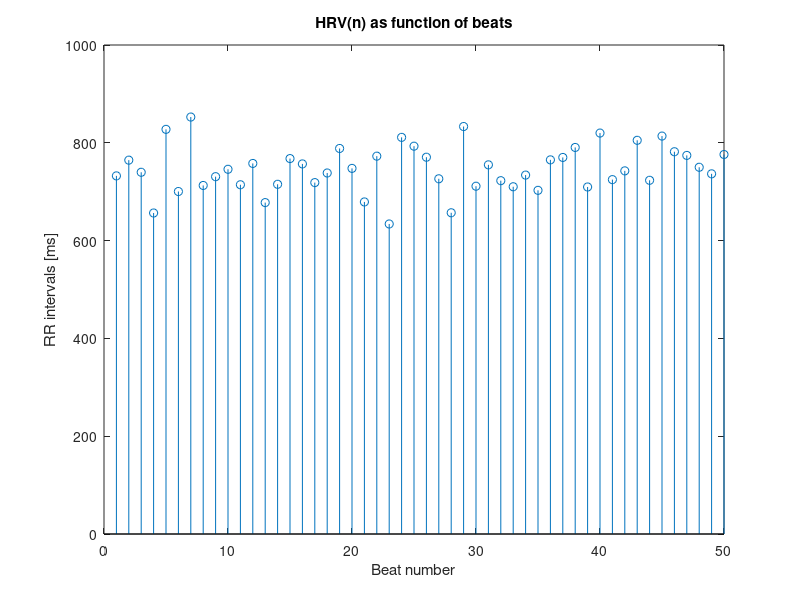
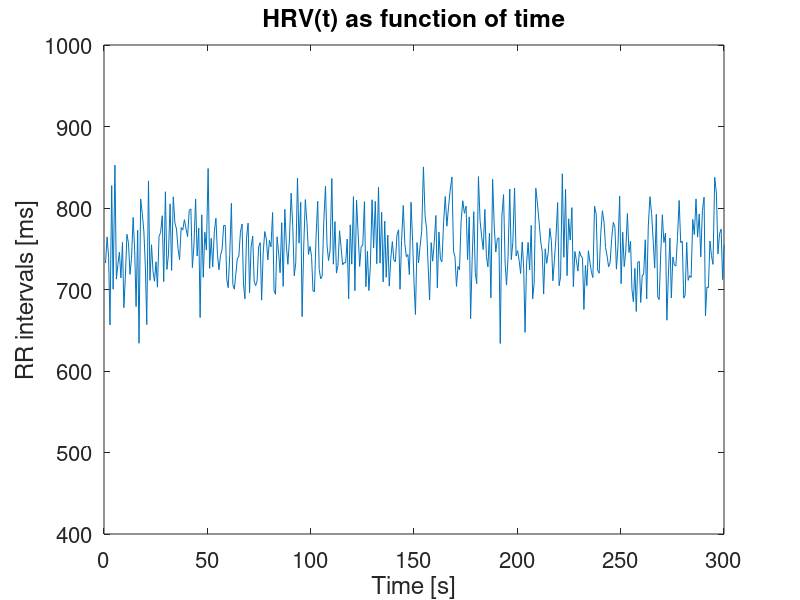
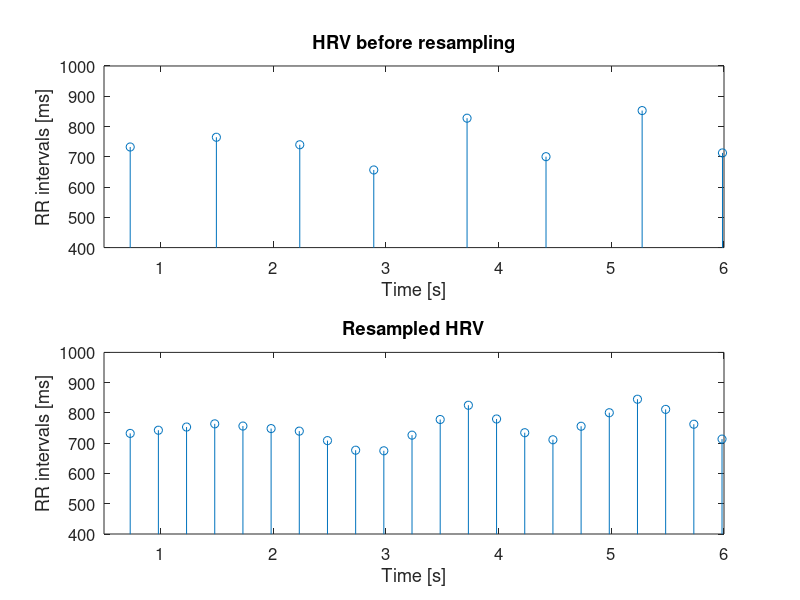
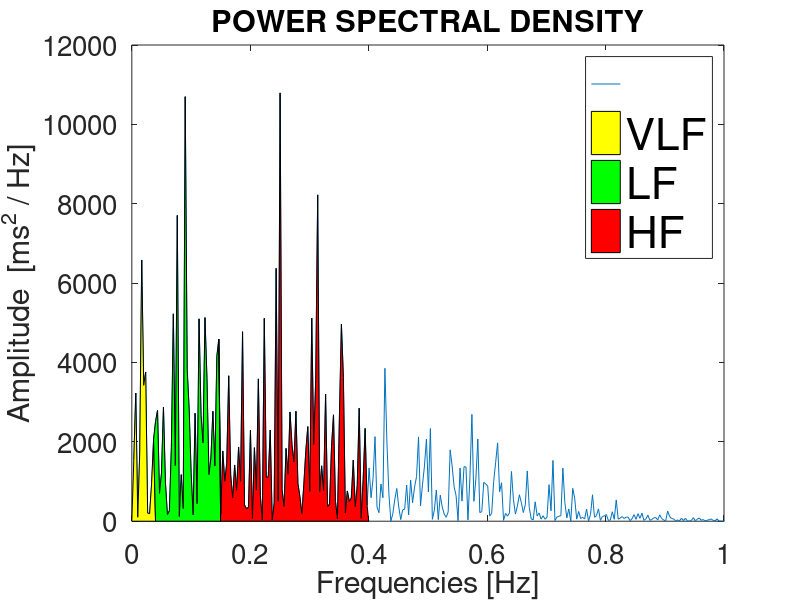

Write the MATLAB code that produced these figures, in order. (Note: this script raises an error after producing the figures.)
%% Analisi HRV PROVA
close all
clear all
clc

%% Costruisco un segnale artificiale per capire tutti i passaggi di analisi tempo e frequenza

%parto costruendo artificialmente un 
%vettore RR con la funzione randn. Degli RR ipotizzo media e deviazione
%standard, che servono per costruire valori ragionevoli in ms, altrimenti randn da sola dà valori
%casuali da distribuzione normale standard (media 0, dev_st=1). Media e
%devst ipotizzate dalla tabella di classificazione emozioni.
%La lunghezza è 400 perchè considero 5 min di registrazione
 

N_RR = 400;
media_hp = 750; %media teorica ipotizzata con freq media di 80bpm
devst_hp = 40; %deviazione std teorica ipotizzata
RR = randn(1,N_RR)*devst_hp + media_hp;


%% Rappresentazione

figure(1) 
stem(1:50, RR(1:50));
title('HRV(n) as function of beats')
xlabel('Beat number')
ylabel('RR intervals [ms]')
axis([0 50 0 1000]) %limito i valori degli assi per maggiore chiarezza, fino al 50esimo battito


%vettore time
time(1) = RR(1)/1000; % in [s]
for i=2:N_RR
    time(i) = time(i-1) + RR(i)/1000;
end

figure(2) 
plot(time, RR)
title('HRV(t) as function of time', 'FontSize', 20)
xlabel('Time [s]', 'FontSize', 18)
ylabel('RR intervals [ms]', 'FontSize', 18)
set(gca, 'FontSize', 16)
axis([0 300 400 1000]) %asse x con tutta la durata del segnale 


%% Indici nel tempo

%Dato RR casuale, media campionaria (mean) e deviazione standard
%campionaria (SDNN) sono calcolate a posteriori e tenderanno ai valori
%teorici impostati

MEAN = mean(RR);

SDNN = std(RR);

RMSSD = sqrt(mean(diff(RR).^2));

PNN50 = length(find(abs(diff(RR))>50)) / (N_RR-1);


%% Interpolazione e ricampionamento

% siccome l'HRV è un segnale non uniformemente campionato, bisogna...
% approssimarlo con un interpolatore e poi ricampionarlo

fs = 4; %[Hz]
Ts = 1/fs; %0.25s
time_res = min(time):Ts:max(time); 

RR_res = interp1(time, RR, time_res);


figure(3) 
%zoom in dei primi 5 sec di HRV. Sopra le proiezioni verticali sono di
%diversa ampiezza, mentre sotto dopo il ricampionamento sono uniformi e più
%fitte. NB il ricampionamento aumenta il numero di campioni di un segnale
%aumentando la risoluzione in frequenza

subplot(2,1,1)
stem(time, RR)
title('HRV before resampling', 'FontSize', 14)
xlabel('Time [s]', 'FontSize', 12)
ylabel('RR intervals [ms]', 'FontSize', 12)
axis([0.5 6 400 1000]) %primi 10 secondi
set(gca, 'FontSize', 12)
%hold on
%plot(time_res, RR_res)

subplot(2,1,2)
stem(time_res, RR_res)
title('Resampled HRV', 'FontSize', 14)
xlabel('Time [s]', 'FontSize', 12)
ylabel('RR intervals [ms]', 'FontSize', 12)
axis([0.5 6 400 1000]) %primi 10 secondi
set(gca, 'FontSize', 12)
%hold on
%plot(time_res, RR_res)


%% DFT e PSD

N = length(RR_res);
DFT = abs(fft(RR_res));
PSD = (N*fs)\DFT.^2;

if (mod(N,2)==0) %numero pari di campioni
    PSD = PSD(2:N/2+1);
    PSD(2:end-1) = 2*PSD(2:end-1);
else %numero dispari di campioni
    PSD = PSD(2:(N+1)/2);
    PSD(2:end) = 2*PSD(2:end);
end

freq = fs/N:fs/N:fs/2; %l'inizio non è 0 perché ho tolto la componente continua, per chiarezza nel grafico
%oppure freq = linspace(0,fs/2,length(PSD));


figure(4)
plot(freq, PSD)
xlabel('Frequencies [Hz]', 'Fontsize', 22)
ylabel('Amplitude  [ms^2 / Hz]', 'Fontsize', 22)
title('POWER SPECTRAL DENSITY', 'FontSize', 26)
xlim([0 1])
set(gca, 'FontSize', 20)

hold on
x_VLF = [0:fs/N:0.04, 0.04];
l1 = length(x_VLF);
y_VLF = [0, PSD(1:l1-2), 0];
fill(x_VLF, y_VLF, 'y')

hold on
x_LF = [0.04, x_VLF(end-1):fs/N:0.15, 0.15];
l2 = length(x_LF);
y_LF = [0, PSD(l1-2 : l1+l2-5), 0];
fill(x_LF, y_LF, 'g')

hold on
x_HF = [0.15, x_LF(end-1):fs/N:0.4, 0.4];
l3 = length(x_HF);
y_HF = [0, PSD(l1+l2-5 : l1+l2+l3-8), 0];
fill(x_HF, y_HF, 'r')

legend('', 'VLF', 'LF', 'HF')
legend('FontSize', 32)


%% Indici in frequenza

max_indVLF = find(freq<=0.04, 1, 'last');
max_indLF = find(freq<=0.15, 1, 'last');
max_indHF = find(freq<=0.4, 1, 'last');

TOT = trapz(PSD);
VLF = trapz(PSD(1:max_indVLF+1));
LF = trapz(PSD(max_indVLF+1 : max_indLF+1));
HF = trapz(PSD(max_indLF+1 : max_indHF+1));
LFn = LF/(TOT-VLF);
HFn = HF/(TOT-VLF);
LF_HF = LF/HF;

disp(table(categorical({'MEAN';'SDNN';'RMSSD'; 'PNN50'; 'LFn'; 'HFn'; 'LF/HF'}),...
    [MEAN; SDNN; RMSSD; PNN50; LFn; HFn; LF_HF],...
    categorical({'[ms]'; '[ms]'; '[ms]'; '[adim]'; '[adim]'; '[adim]'; '[adim]'})));
